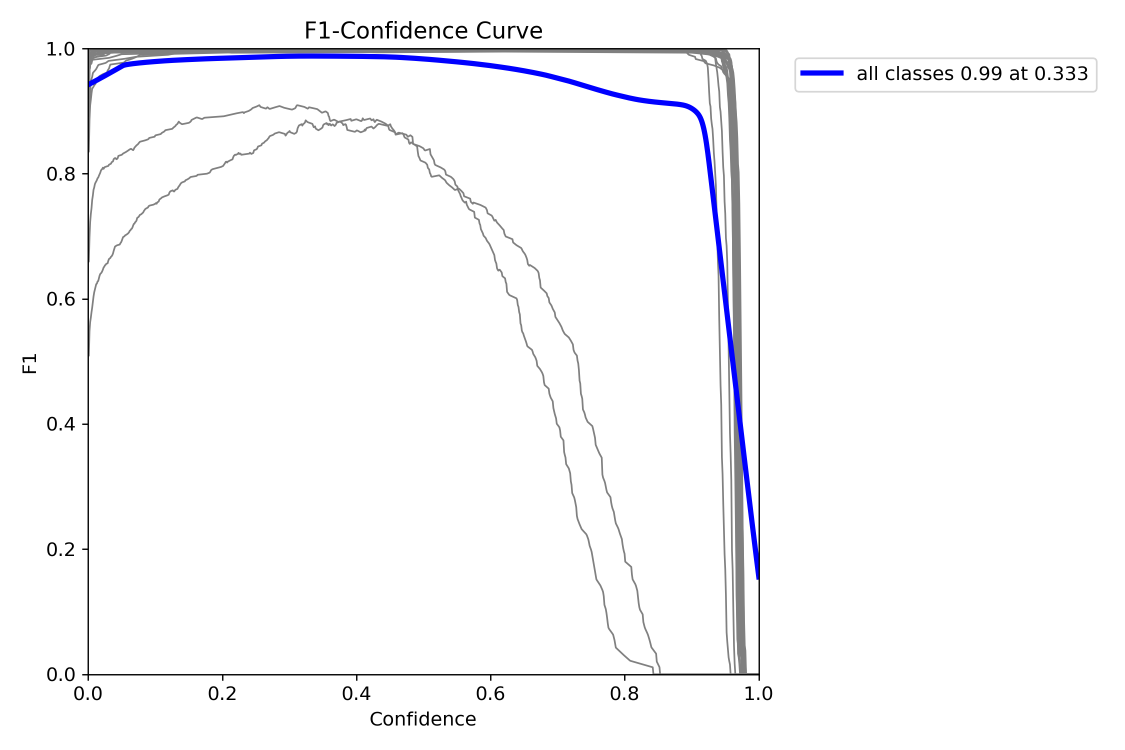
#> input picture packages/classifier/graph_classifier/runs/detect/train/BoxF1_curve.png, 2250 x 1500 px, given as the content of the folder ai2d/images, which was not available (shown at 1/2 size)
$ python generate_diagrams_dataset.py
#> lines starting #> are read from the running program, lines starting #| are printed output that depends on the picture; pictures that were not available may be replaced by others from this repository, and a replacement may not be noted
import random
from pathlib import Path
from PIL import Image, ImageDraw
import shutil

basedir = Path(".")
ai2d_path = basedir / "ai2d" / "images"
logo_path = basedir / "source_data" / "logos"
outdir = basedir / "dataset_diagrams_ai2d"

W = 1280
H = 720
total = 3000

title_options = [
    "System Overview", "Analysis Results", "Technical Diagram", "Research Findings",
    "Process Flow", "Data Structure", "Component Architecture", "Study Results",
    "Methodology", "Framework Design", "Concept Map", "Scientific Model"
]


def gradient(width, height, seedval):
    random.seed(seedval)
    cols = [
        ((245, 248, 252), (220, 230, 245)),
        ((255, 252, 248), (245, 235, 225)),
        ((248, 248, 255), (235, 235, 250)),
        ((45, 50, 60), (65, 75, 95)),
        ((255, 255, 255), (250, 250, 252)),
        ((240, 248, 255), (200, 220, 240)),
    ]
    c1, c2 = random.choice(cols)
    result = Image.new('RGB', (width, height))
    y = 0
    while y < height:
        r = int(c1[0] + (c2[0] - c1[0]) * y / height)
        g = int(c1[1] + (c2[1] - c1[1]) * y / height)
        b = int(c1[2] + (c2[2] - c1[2]) * y / height)
        x = 0
        while x < width:
            result.putpixel((x, y), (r, g, b))
            x += 1
        y += 1
    return result


def check_overlap(box1, box2, gap=15):
    x1, y1, w1, h1 = box1
    x2, y2, w2, h2 = box2

    no_overlap = (x1 + w1 + gap < x2) or (x2 + w2 + gap < x1) or (y1 + h1 + gap < y2) or (y2 + h2 + gap < y1)
    return not no_overlap


def findspot(existing, ow, oh, sd, margin=40):
    random.seed(sd)
    tries = 0
    while tries < 100:
        xpos = random.randint(margin, max(margin, W - ow - margin))
        ypos = random.randint(margin + 40, max(margin + 40, H - oh - margin))
        candidate = (xpos, ypos, ow, oh)

        ok = True
        for b in existing:
            if check_overlap(candidate, b):
                ok = False
                break

        if ok:
            return xpos, ypos
        tries = tries + 1
        sd = sd + 1
    return None, None


def loadimg(pth, maxsc, minsz, sd):
    random.seed(sd)
    im = Image.open(pth).convert('RGBA')
    s = random.uniform(0.15, maxsc)
    mxw = int(W * s)
    mxh = int(H * s)
    r = min(mxw / im.width, mxh / im.height)
    nw = max(minsz, int(im.width * r))
    nh = max(minsz, int(im.height * r))
    return im.resize((nw, nh), Image.Resampling.LANCZOS), nw, nh


def to_obb(x, y, w, h):
    # format
    p1x = x / W
    p1y = y / H
    p2x = (x + w) / W
    p2y = y / H
    p3x = (x + w) / W
    p3y = (y + h) / H
    p4x = x / W
    p4y = (y + h) / H
    return f"{p1x:.6f} {p1y:.6f} {p2x:.6f} {p2y:.6f} {p3x:.6f} {p3y:.6f} {p4x:.6f} {p4y:.6f}"


def createslide(idx, split, diags, lgos):
    random.seed(idx * 1000)

    canvas = gradient(W, H, idx)
    dr = ImageDraw.Draw(canvas)

    # title
    pixel = canvas.getpixel((100, 100))
    brightness = (pixel[0] + pixel[1] + pixel[2]) / 3
    if brightness > 128:
        tc = (50, 50, 50)
    else:
        tc = (240, 240, 240)
    dr.text((40, 20), random.choice(title_options), fill=tc)

    all_boxes = []
    diag_boxes = []

    # diagrams
    ndiags = random.randint(1, 2)
    for i in range(ndiags):
        dp = random.choice(diags)
        try:
            dimg, dw, dh = loadimg(dp, 0.5, 150, idx * 100 + i)
            dx, dy = findspot(all_boxes, dw, dh, idx * 100 + i + 50)
            if dx != None:
                if dimg.mode == 'RGBA':
                    canvas.paste(dimg, (dx, dy), dimg)
                else:
                    canvas.paste(dimg, (dx, dy))
                all_boxes.append((dx, dy, dw, dh))
                diag_boxes.append((dx, dy, dw, dh))
        except:
            continue

    # distractors
    nlogos = random.randint(2, 5)
    for i in range(nlogos):
        lp = random.choice(lgos)
        try:
            limg, lw, lh = loadimg(lp, 0.25, 60, idx * 100 + i + 200)
            lx, ly = findspot(all_boxes, lw, lh, idx * 100 + i + 250)
            if lx != None:
                canvas.paste(limg.convert('RGB'), (lx, ly))
                all_boxes.append((lx, ly, lw, lh))
        except:
            continue

    # save
    outname = f"slide_{split}_{idx:05d}"
    canvas.convert('RGB').save(outdir / "images" / split / f"{outname}.png")

    # labels
    labelfile = open(outdir / "labels" / split / f"{outname}.txt", "w")
    for bx, by, bw, bh in diag_boxes:
        labelfile.write(f"0 {to_obb(bx, by, bw, bh)}\n")
    labelfile.close()

    return len(diag_boxes)


def main():

    # cleanup
    if outdir.exists():
        shutil.rmtree(outdir)

    for s in ["train", "val", "test"]:
        (outdir / "images" / s).mkdir(parents=True)
        (outdir / "labels" / s).mkdir(parents=True)

    # load
    diagramlist = list(ai2d_path.glob("*.png"))
    logolist = list(logo_path.glob("*.jpg"))
    if len(logolist) > 50000:
        logolist = logolist[:50000]
    print(f"Diagrams: {len(diagramlist)}, Logos: {len(logolist)}")

    # split
    train_n = int(total * 0.7)
    val_n = int(total * 0.15)
    test_n = total - train_n - val_n

    configs = [
        ("train", train_n, 0),
        ("val", val_n, train_n),
        ("test", test_n, train_n + val_n)
    ]

    # generate
    for splitname, num, offset in configs:
        print(f"\nGenerating {splitname}: {num} slides...")
        diagcount = 0
        for j in range(num):
            cnt = createslide(offset + j, splitname, diagramlist, logolist)
#> in gradient, `result = Image.new('RGB', (width, height))`: result: PIL image 1280x720 RGB; every value is 0
#> after the loop in gradient, `while y < height:`:
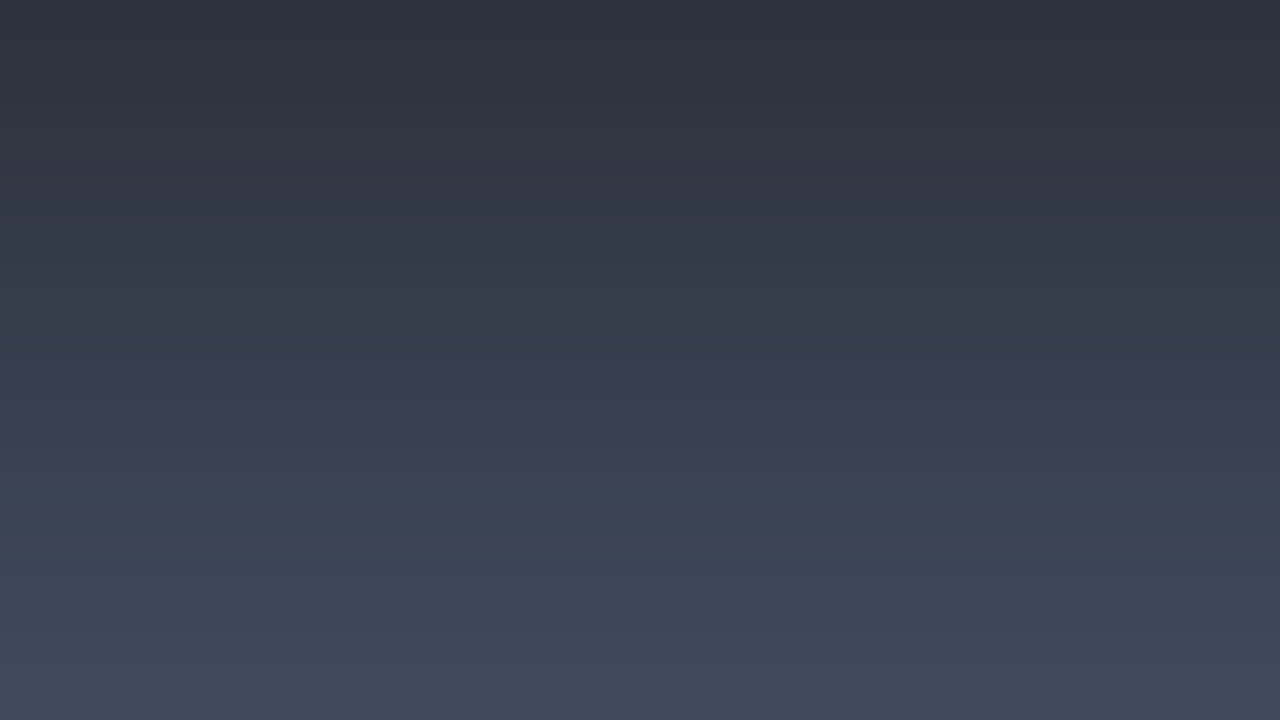
#> result: PIL image 1280x720 RGB; mean R, G, B 54.5, 62, 77
#> after the loop in gradient, `while y < height:`: y = 720
#> in createslide, `pixel = canvas.getpixel((100, 100))`: pixel = (47, 53, 64)
#> in createslide, `brightness = (pixel[0] + pixel[1] + pixel[2]) / 3`: brightness = 54.67
#> in loadimg, im is the input picture: PIL image 2250x1500 RGBA; mean R, G, B, A 248.8, 248.8, 250.6, 255
#> in createslide, `dimg, dw, dh = loadimg(dp, 0.5, 150, idx * 100 + i)`:
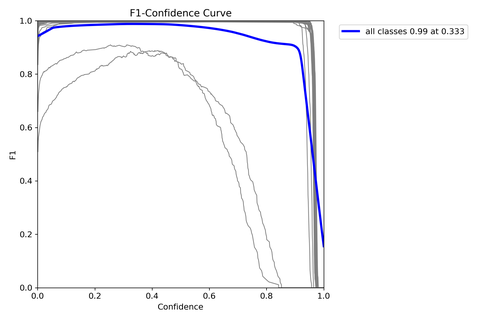
#> dimg: PIL image 480x320 RGBA; mean R, G, B, A 248.4, 248.4, 250.1, 255
#> in createslide, `dimg, dw, dh = loadimg(dp, 0.5, 150, idx * 100 + i)`: dw = 480; dh = 320
#> the loop in findspot, `while tries < 100:` made 1 pass
#> (xpos, ypos, candidate) on pass 1: (549, 216, (549, 216, 480, 320))
#> after the loop in findspot, `while tries < 100:`: sd = 50; tries = 0
#> in createslide, `dx, dy = findspot(all_boxes, dw, dh, idx * 100 + i + 50)`: dx = 549; dy = 216
#> in createslide, `canvas.paste(dimg, (dx, dy), dimg)`:
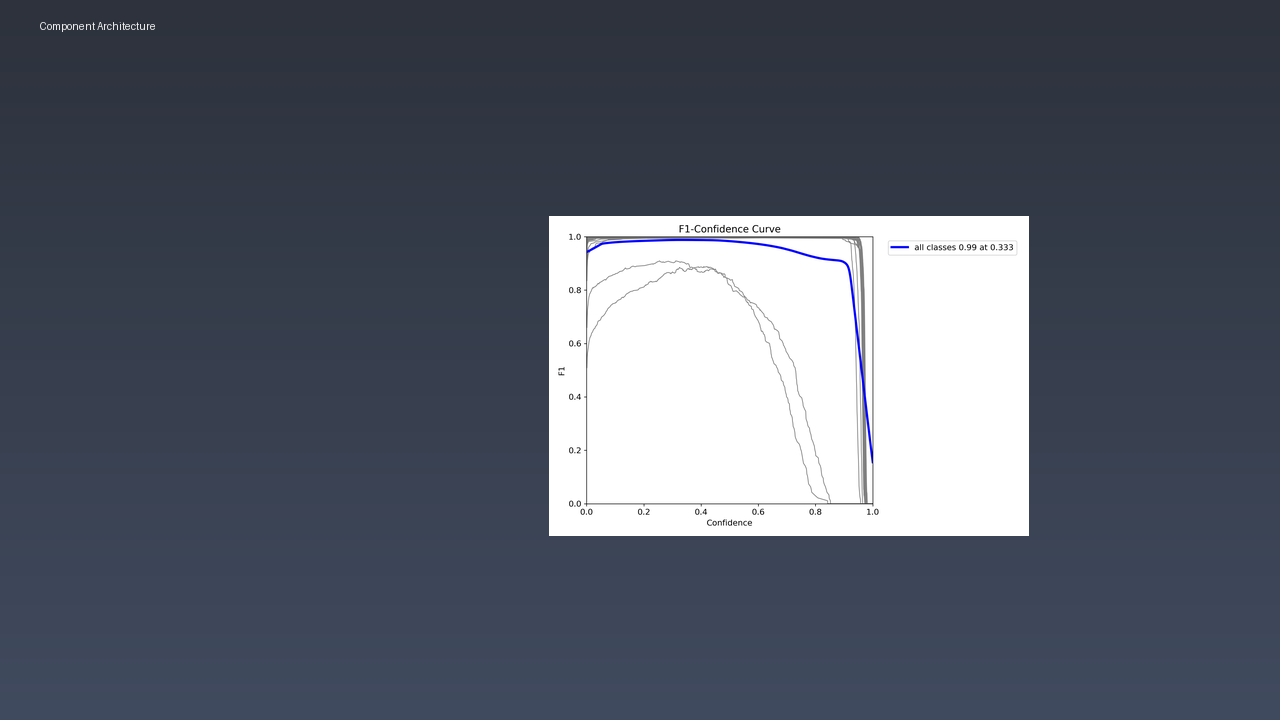
#> canvas: PIL image 1280x720 RGB; mean R, G, B 86.8, 93, 105.8
            diagcount = diagcount + cnt
            if (j + 1) % 100 == 0:
                print(f"  {j+1}/{num}")
        print(f"  {splitname}: {num} slides, {diagcount} diagram labels")

    # yaml
    yamltxt = """path: .
        train: images/train
        val: images/val
        test: images/test

        names:
        0: diagram

        nc: 1
    """
    f = open(outdir / "dataset.yaml", "w")
    f.write(yamltxt)
    f.close()

    print(f"\nDone! saved to {outdir}/")


if __name__ == "__main__":
#> (the run stopped early here; a loop or call above may not have finished)

$ run again, on packages/classifier/graph_classifier/runs/detect/train/confusion_matrix.png
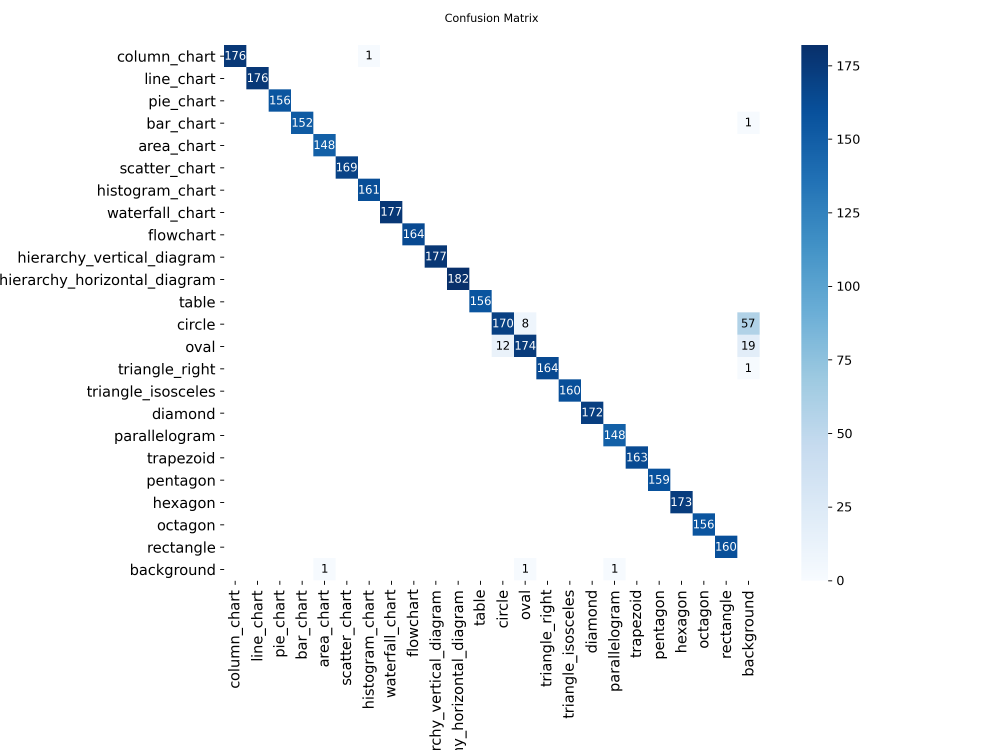
#> input picture packages/classifier/graph_classifier/runs/detect/train/confusion_matrix.png, 3000 x 2250 px, given as the content of the folder ai2d/images, which was not available (shown at 1/3 size)
#> after the loop in gradient, `while y < height:`: y = 720
#> pixel = (47, 53, 64)
#> brightness = 54.67
#> in loadimg, im is the input picture: PIL image 3000x2250 RGBA; mean R, G, B, A 244.3, 246.1, 247.9, 255
#> in createslide, `dimg, dw, dh = loadimg(dp, 0.5, 150, idx * 100 + i)`:
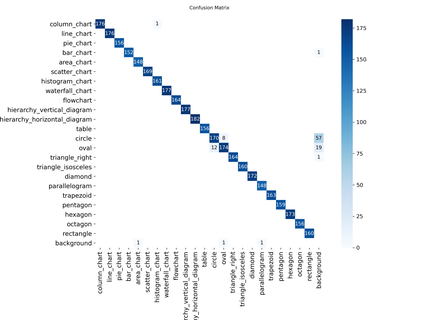
#> dimg: PIL image 426x320 RGBA; mean R, G, B, A 243.9, 245.7, 247.5, 255
#> dw = 426; dh = 320
#> the loop in findspot, `while tries < 100:` made 1 pass
#> (xpos, ypos, candidate) on pass 1: (549, 216, (549, 216, 426, 320))
#> after the loop in findspot, `while tries < 100:`: sd = 50; tries = 0
#> dx = 549; dy = 216
#> in createslide, `canvas.paste(dimg, (dx, dy), dimg)`:
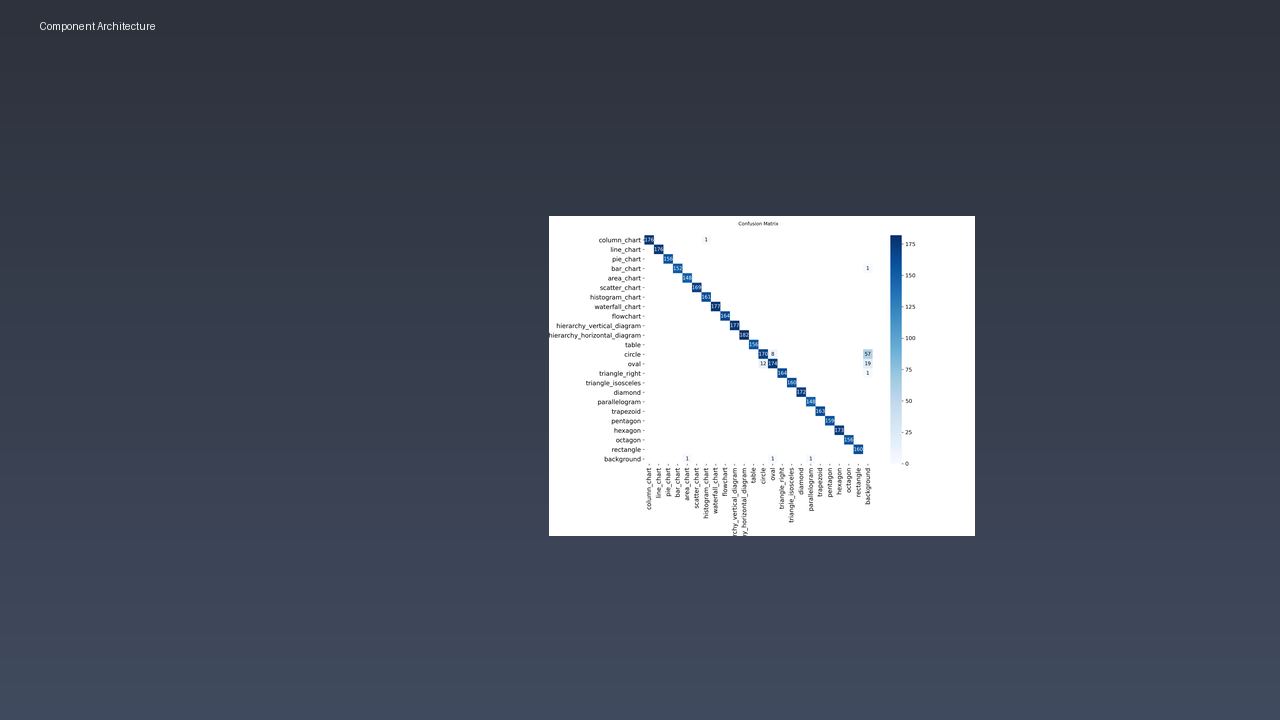
#> canvas: PIL image 1280x720 RGB; mean R, G, B 82.5, 89.1, 102.1
